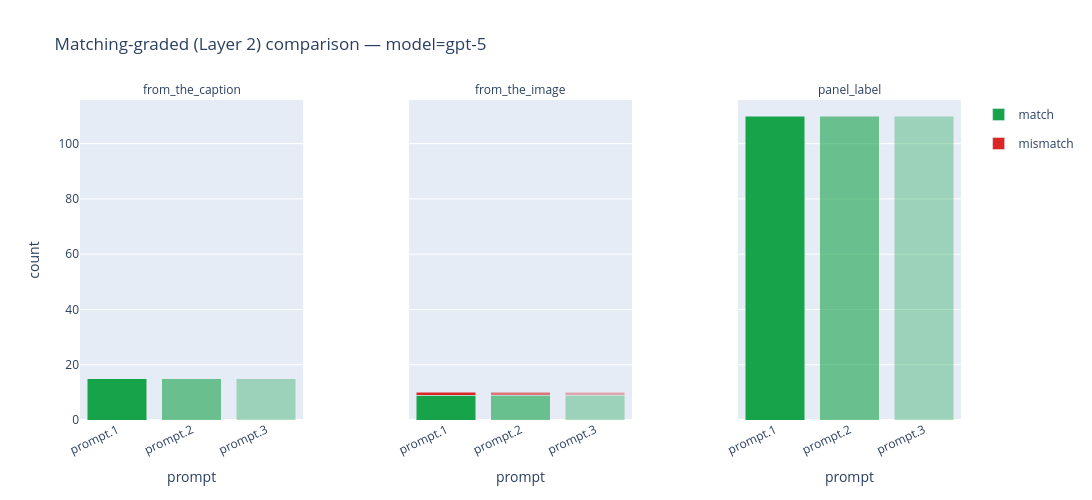

Notebook cell for this chart:
### Markdown cell above
### Matching-graded — comparing prompts

Graded string fields only (`match` / `mismatch` stacks).

### Code cell
fig_layer2_graded_prompt = plot_comparison_layer2_graded(
    summaries,
    compare="prompt",
    model=GPT_5_MODEL,
)
fig_layer2_graded_prompt.update_layout(
    height=LAYER2_FIG_HEIGHT,
    width=LAYER2_FIG_WIDTH,
    autosize=True,
)
fig_layer2_graded_prompt.show()

### Figure 1 — Plotly figure (JSON) as saved in the notebook; plotly's stock layout.template omitted (floating-point values rounded to 4 significant figures)
{"data": [{"customdata": [["from_the_caption", "prompt.1"], ["from_the_caption", "prompt.2"], ["from_the_caption", "prompt.3"]], "hovertemplate": "field=%{customdata[0]}<br>prompt=%{customdata[1]}<br>match=%{y}<extra></extra>", "legendgroup": "match", "marker": {"color": "#16a34a", "opacity": [1, 0.6, 0.35]}, "name": "match", "showlegend": true, "type": "bar", "x": ["prompt.1", "prompt.2", "prompt.3"], "xaxis": "x", "y": [15, 15, 15], "yaxis": "y"}, {"customdata": [["from_the_image", "prompt.1"], ["from_the_image", "prompt.2"], ["from_the_image", "prompt.3"]], "hovertemplate": "field=%{customdata[0]}<br>prompt=%{customdata[1]}<br>match=%{y}<extra></extra>", "legendgroup": "match", "marker": {"color": "#16a34a", "opacity": [1, 0.6, 0.35]}, "name": "match", "showlegend": false, "type": "bar", "x": ["prompt.1", "prompt.2", "prompt.3"], "xaxis": "x2", "y": [9, 9, 9], "yaxis": "y2"}, {"customdata": [["from_the_image", "prompt.1"], ["from_the_image", "prompt.2"], ["from_the_image", "prompt.3"]], "hovertemplate": "field=%{customdata[0]}<br>prompt=%{customdata[1]}<br>mismatch=%{y}<extra></extra>", "legendgroup": "mismatch", "marker": {"color": "#dc2626", "opacity": [1, 0.6, 0.35]}, "name": "mismatch", "showlegend": true, "type": "bar", "x": ["prompt.1", "prompt.2", "prompt.3"], "xaxis": "x2", "y": [1, 1, 1], "yaxis": "y2"}, {"customdata": [["panel_label", "prompt.1"], ["panel_label", "prompt.2"], ["panel_label", "prompt.3"]], "hovertemplate": "field=%{customdata[0]}<br>prompt=%{customdata[1]}<br>match=%{y}<extra></extra>", "legendgroup": "match", "marker": {"color": "#16a34a", "opacity": [1, 0.6, 0.35]}, "name": "match", "showlegend": false, "type": "bar", "x": ["prompt.1", "prompt.2", "prompt.3"], "xaxis": "x3", "y": [110, 110, 110], "yaxis": "y3"}], "layout": {"annotations": [{"align": "center", "font": {"size": 12}, "showarrow": false, "text": "from_the_caption", "x": 0.1267, "xanchor": "center", "xref": "paper", "y": 1, "yanchor": "bottom", "yref": "paper"}, {"align": "center", "font": {"size": 12}, "showarrow": false, "text": "from_the_image", "x": 0.5, "xanchor": "center", "xref": "paper", "y": 1, "yanchor": "bottom", "yref": "paper"}, {"align": "center", "font": {"size": 12}, "showarrow": false, "text": "panel_label", "x": 0.8733, "xanchor": "center", "xref": "paper", "y": 1, "yanchor": "bottom", "yref": "paper"}], "autosize": true, "barmode": "stack", "height": 500, "title": {"text": "Matching-graded (Layer 2) comparison — model=gpt-5"}, "width": 1200, "xaxis": {"anchor": "y", "domain": [0, 0.2533], "tickangle": -25, "title": {"text": "prompt"}}, "xaxis2": {"anchor": "y2", "domain": [0.3733, 0.6267], "tickangle": -25, "title": {"text": "prompt"}}, "xaxis3": {"anchor": "y3", "domain": [0.7467, 1], "tickangle": -25, "title": {"text": "prompt"}}, "yaxis": {"anchor": "x", "domain": [0, 1], "rangemode": "tozero", "title": {"text": "count"}}, "yaxis2": {"anchor": "x2", "domain": [0, 1], "matches": "y", "showticklabels": false}, "yaxis3": {"anchor": "x3", "domain": [0, 1], "matches": "y", "showticklabels": false}}}
